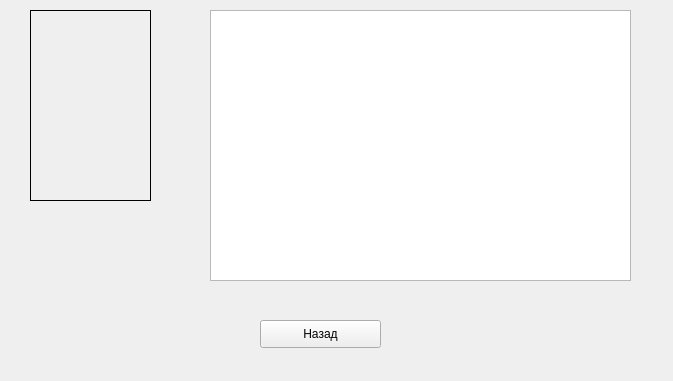
<?xml version="1.0" encoding="UTF-8"?>
<ui version="4.0">
 <class>Lifepi</class>
 <widget class="QWidget" name="Lifepi">
  <property name="geometry">
   <rect>
    <x>0</x>
    <y>0</y>
    <width>673</width>
    <height>381</height>
   </rect>
  </property>
  <property name="windowTitle">
   <string>Жизнь Пи</string>
  </property>
  <property name="windowIcon">
   <iconset resource="resource.qrc">
    <normaloff>:/rec/img/afisha.png</normaloff>:/rec/img/afisha.png</iconset>
  </property>
  <widget class="QTextEdit" name="textEdit">
   <property name="geometry">
    <rect>
     <x>210</x>
     <y>10</y>
     <width>421</width>
     <height>271</height>
    </rect>
   </property>
   <property name="readOnly">
    <bool>true</bool>
   </property>
  </widget>
  <widget class="QLabel" name="label">
   <property name="geometry">
    <rect>
     <x>30</x>
     <y>10</y>
     <width>121</width>
     <height>191</height>
    </rect>
   </property>
   <property name="frameShape">
    <enum>QFrame::Panel</enum>
   </property>
   <property name="text">
    <string/>
   </property>
  </widget>
  <widget class="QPushButton" name="pushButton">
   <property name="geometry">
    <rect>
     <x>260</x>
     <y>320</y>
     <width>121</width>
     <height>28</height>
    </rect>
   </property>
   <property name="text">
    <string>Назад</string>
   </property>
  </widget>
 </widget>
 <resources>
  <include location="resource.qrc"/>
 </resources>
 <connections/>
</ui>
